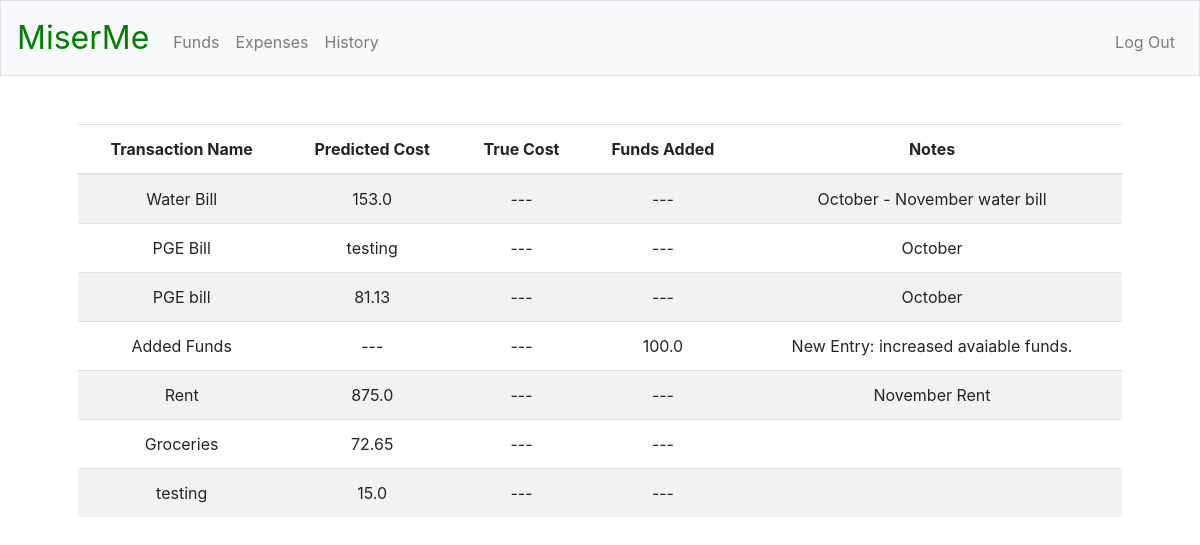
Before: /history (signed in) with the older database file.
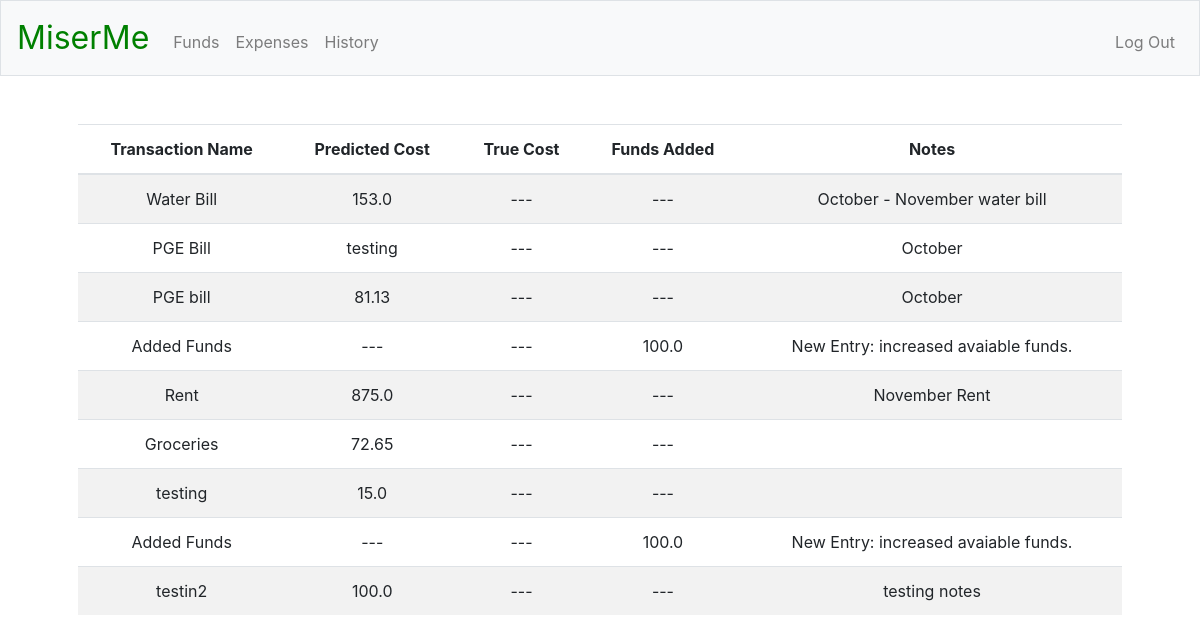
After: the same page with the newer database file.
### tables this page shows
CREATE TABLE history (
history_id INTEGER PRIMARY KEY AUTOINCREMENT NOT NULL,
user_id INTEGER NOT NULL,
txn_name TEXT DEFAULT "---" NOT NULL,
date TEXT DEFAULT "---" NOT NULL,
predicted_cost REAL DEFAULT "---" NOT NULL,
true_cost REAL DEFAULT "---" NOT NULL,
funds_added REAL DEFAULT "---" NOT NULL,
notes VARCHAR(255) DEFAULT "---" NOT NULL,
FOREIGN KEY(user_id) REFERENCES registrants(id));

### app.py (the view)
@app.route("/history")
@login_required
def history():
    c.execute("""
    SELECT txn_name, predicted_cost, true_cost, funds_added, notes FROM history WHERE user_id = :user_id;
    """, {"user_id": session["user_id"]})
    rows = c.fetchall()
    entries = []
    for row in rows:
        entries.append({
            "name": row[0],
            "predict": row[1],
            "true": row[2],
            "funds_added": row[3],
            "notes": row[4]
        })
    return render_template("history.html", entries = entries)

### helpers.py (called while the page is built)
def login_required(f):
    @wraps(f)
    def decorated_functions(*args, **kwargs):
        if session.get("user_id") is None:
            return redirect("/login")
        return f(*args, **kwargs)
    return decorated_functions

### templates/history.html (shortened to what this page needs)
{% extends "layout.html" %}
{% block main %}
    <table class="table table-striped">
        <thead>
            <tr>
                <th>Transaction Name</th>
                <th>Predicted Cost</th>
                <th>True Cost</th>
                <th>Funds Added</th>
                <th>Notes</th>
            </tr>
        </thead>
        <tbody>
            {% for i in entries %}
            <tr>
                <td>{{ i["name"] }}</td>
                <td>{{ i["predict"] }}</td>
                <td>{{ i["true"] }}</td>
                <td>{{ i["funds_added"] }}</td>
                <td>{{ i["notes"] }}</td>
            </tr>
            {% endfor %}
        </tbody>
    </table>
{% endblock %}

### templates/layout.html (shortened to what this page needs)
<!DOCTYPE html>
<html lang="en">
    <head>
        <link rel="stylesheet" href="https://stackpath.bootstrapcdn.com/bootstrap/4.5.2/css/bootstrap.min.css">
        <link href="/static/styles.css" rel="stylesheet">
    </head>
    <body>
        <nav class="navbar navbar-expand-md navbar-light bg-light border">
            <a class="navbar-brand" href="/"><span class="miserme_brand">MiserMe</span></a>
            <div class="collapse navbar-collapse" id="navbar">
                {% if session.user_id %}
                    <ul class="navbar-nav mr-auto mt-2">
                        <li class="nav-item"><a class="nav-link" href="/add_funds">Funds</a></li>
                        <li class="nav-item"><a class="nav-link" href="/expense">Expenses</a></li>
                        <li class="nav-item"><a class="nav-link" href="/history">History</a></li>
                    </ul>
                    <ul class="navbar-nav ml-auto mt-2">
                        <li class="nav-item"><a class="nav-link" href="/logout">Log Out</a></li>
                    </ul>
                {% else %}
                    <ul class="navbar-nav ml-auto mt-2">
                        <li class="nav-item"><a class="nav-link" href="/register">Register</a></li>
                        <li class="nav-item"><a class="nav-link" href="/login">Log In</a></li>
                    </ul>
                {% endif %}
            </div>
        </nav>
        <main class="container p-5">
            {% block main %}{% endblock %}
        </main>
    </body>
</html>

### static/styles.css (style rules this page uses)
main { overflow-x: auto; text-align: center; }
nav .navbar-brand { font-size: xx-large; }
nav .navbar-brand .miserme_brand { color: green; }

Changed rows visible on the page:
added history: name "Added Funds", predict "---", true "---", funds_added "100.0", notes "New Entry: increased avaiable funds."
added history: name "testin2", predict "100.0", true "---", funds_added "---", notes "testing notes"
